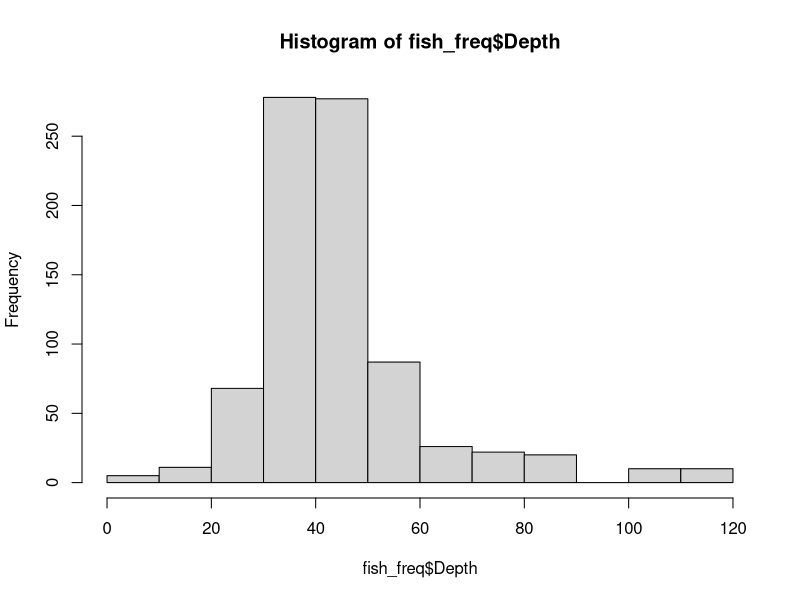
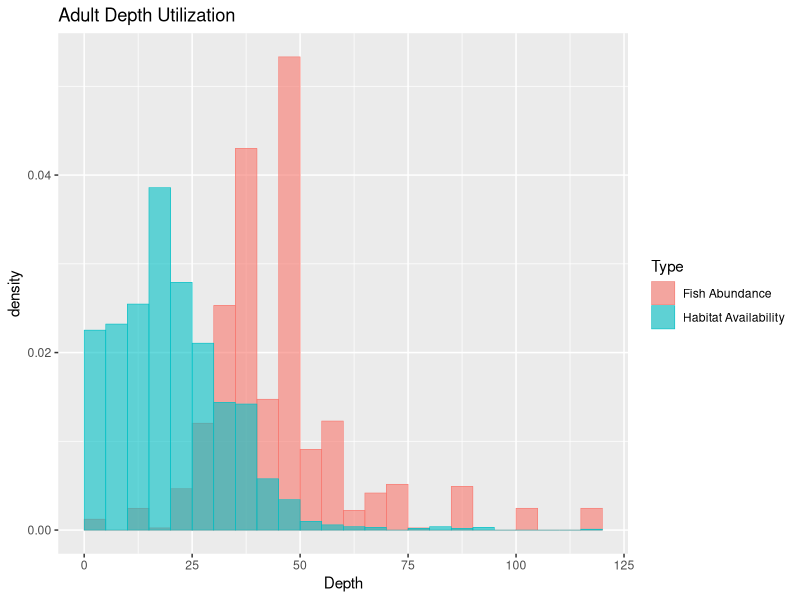
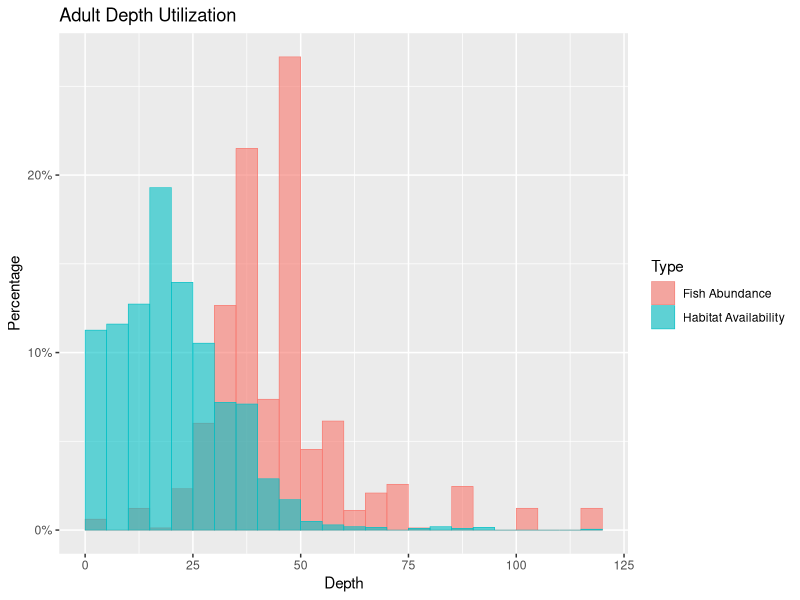
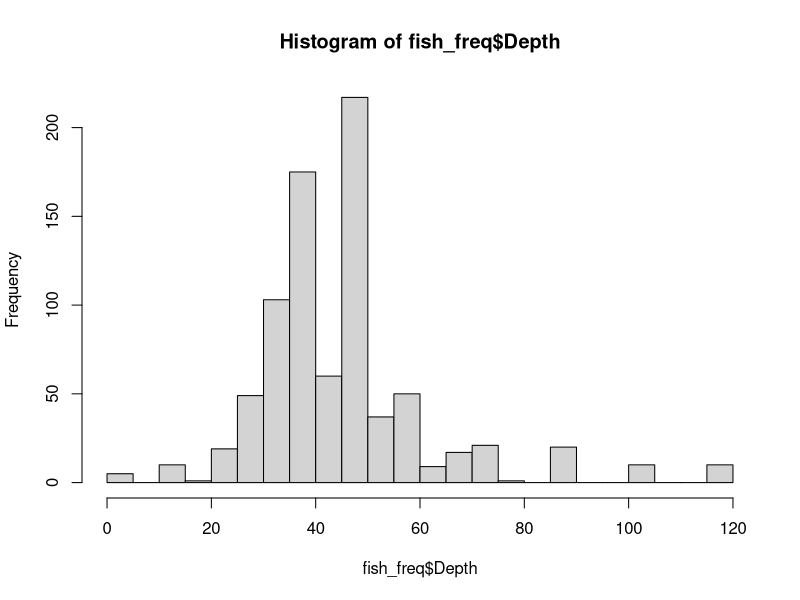
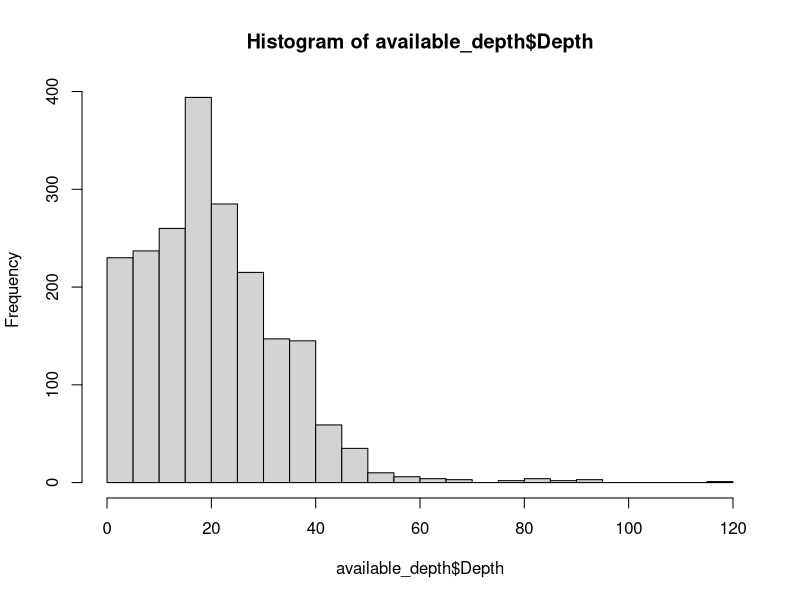
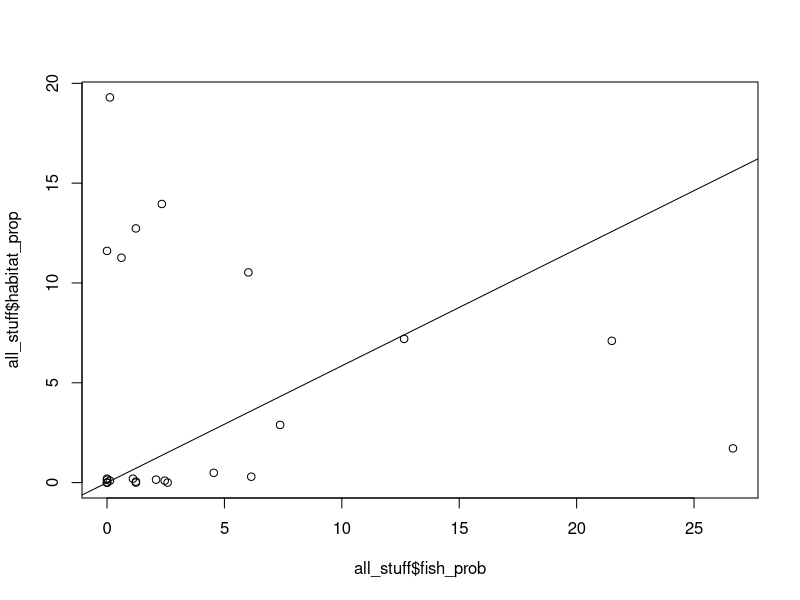
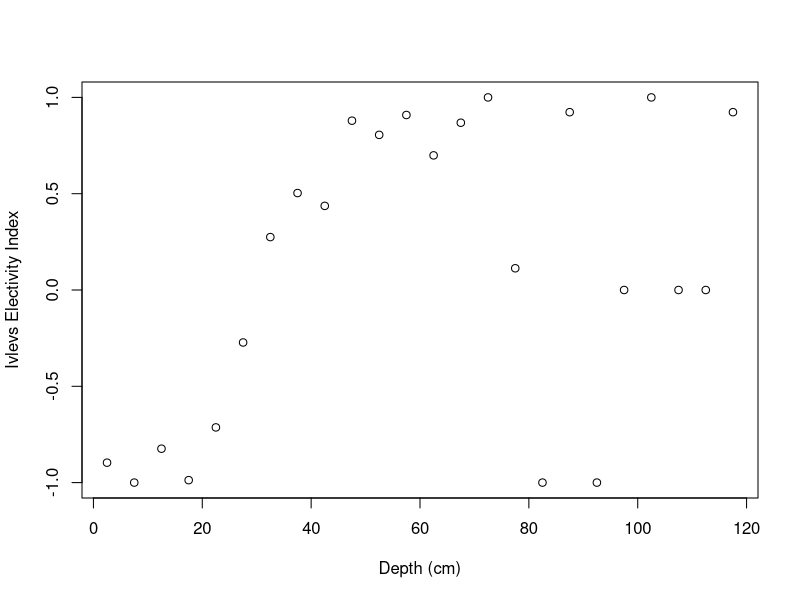
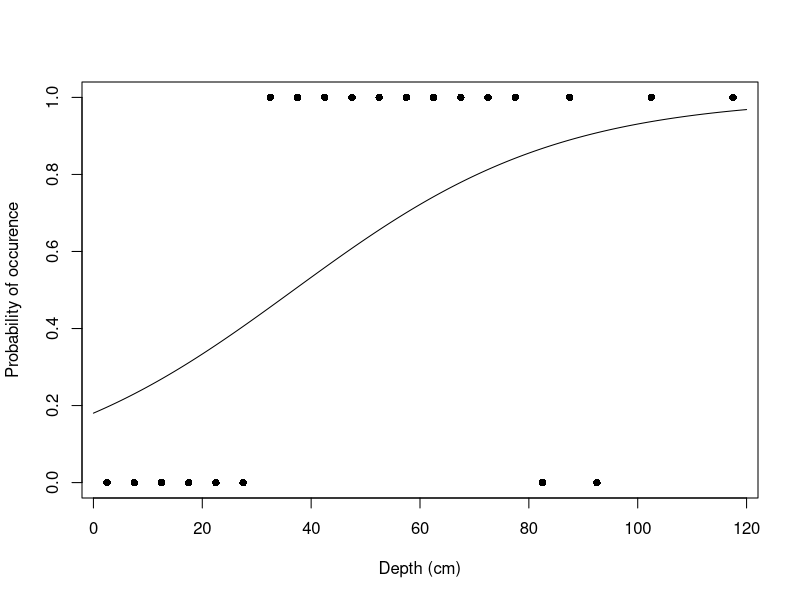

Source code (R) for these figures, in order:
### depth utilization

## use depth utilization data to produce response curve depth vs availability
## show how valuable the deeper depths are

# workflow
# get utilization data
# combine with abundance data
# get proportions
# find model to produce curve

## packages
library(tidyverse)
library(dplyr)
library(sm)

setwd("/Users/katieirving/Documents/git/flow_eco_mech")


## abundance data
ad_depth_con <- read.csv("output_data/05a_wulff_depth_2016_2016.csv")
# ad_depth_cat <- read.csv("output_data/05a_adult_depth_categorical.csv")

## habitat availability data - changed 1 value from 77 to 0.77 (2016 data)
av_2015 <- read.csv("input_data/SAR 2015 Microhabitat Availability.csv")
av_2016 <- read.csv("input_data/SAR 2016 Microhabitat Availability Data.csv")

## select depth and velocity rows
av_2015 <- av_2015 %>% select(Depth..cm., Vel..0.6..m.s) %>% 
  rename(Depth = Depth..cm., 
         Velocity = Vel..0.6..m.s)


av_2016 <- av_2016 %>% select(Depth..cm., Vel..0.6..m.s) %>% 
  rename(Depth = Depth..cm., 
         Velocity = Vel..0.6..m.s)

## combine years
available_habitat <- rbind(av_2015, av_2016)
available_habitat$Type <- "Habitat Availability"
# head(available_habitat)
## separate variables 
available_depth <- available_habitat[, c(1,3)]
## for some reason the habitat availability does not include 120cm, but if some fish were found there it has to be available
## am i missing something?
available_depth[2042,] <- c(as.numeric(as.character(120)), "Habitat Availability")
available_depth$Depth <- as.numeric(as.character(available_depth$Depth))
str(available_depth)

available_velocity <- available_habitat[, c(2,3)]
str(available_velocity)
sum(is.na(available_velocity))
available_velocity <- na.omit(available_velocity)
available_velocity$Velocity <- as.numeric(as.character(available_velocity$Velocity))

range(available_velocity$Velocity) ## some negative values???? change to 0? -0.18  1.72

# depth -------------------------------------------------------------------

## combine fish data with habitat data

head(available_depth)
head(ad_depth_con)

fish <- filter(ad_depth_con, Dataset == "Wulff")

fish_freq <- fish %>% 
  uncount(Abundance)

hist(fish_freq$Depth)
dim(fish_freq) ## 814
dim(available_depth) ## 2041

## histogram both together
names(fish_freq)
names(available_depth)
## combine both datasets
fish_freq$Type <- "Fish Abundance"
fish_freq <- fish_freq[c(2,5)]

dat <- rbind(available_depth, fish_freq)

## plot both histograms 
ggplot(dat, aes(Depth, fill=Type, colour=Type)) +
  geom_histogram(aes(y=..density..), breaks=seq(0,120,5), alpha=0.6, 
                 position="identity", lwd=0.2) +
  ggtitle("Adult Depth Utilization")

## plot y a=xis as percentage
library(scales) # For percent_format()

ggplot(dat, aes(Depth, fill=Type, colour=Type)) +
  geom_histogram(aes(y=2*(..density..)/sum(..density..)), breaks=seq(0,120,5), alpha=0.6, 
                 position="identity", lwd=0.2) +
  scale_y_continuous(labels=percent_format()) +
  ylab("Percentage") +
  ggtitle("Adult Depth Utilization")

## proportions
## use proportional info to make a model

## use habitat avilability as a boundary
## probability density of fish within that boundary

## first - scatter plot - depth fish, depth available
range(fish_freq$Depth)
range(available_depth$Depth)
dim(available_depth)


## get proportions and out into dataframe
f <- hist(fish_freq$Depth, breaks=30)
f$counts=(f$counts/sum(f$counts))*100
df <- as.data.frame(matrix(ncol=2, nrow=length(f$counts)))
df[,1] <- f$counts
df[,2] <- f$mids
fish_stuff <- df %>% 
  rename(proportion = V1,
         habitat_mid = V2)

h <- hist(available_depth$Depth, breaks=30)
h$counts=(h$counts/sum(h$counts))*100
df <- as.data.frame(matrix(ncol=2, nrow=length(h$counts)))
df[,1] <- h$counts
df[,2] <- h$mids
habitat_stuff <- df %>% 
  rename(proportion = V1,
         habitat_mid = V2)

all_stuff <- left_join(habitat_stuff, fish_stuff, by="habitat_mid") 
  
all_stuff <- rename(all_stuff, habitat_prop = proportion.x,
         fish_prob = proportion.y)
all_stuff

## replace NAs with zeros
all_stuff[is.na(all_stuff)]<- 0
all_stuff

plot(all_stuff$fish_prob,all_stuff$habitat_prop)
abline(coef = c(0,0.585))


# Ivlevs eletivity index (Jacobs 1974)

## Ei = (Ui - Ai)/(Ui + Ai)

# electivity value ranging from -1.0 (never used) to +1.0 (exclusively
# used), with 0.0 representing habitat used in proportion to its availability

ui <-all_stuff$fish_prob # proportion of fish 
ai <- all_stuff$habitat_prop # proportion of habitat      

a <- ui-ai
b <- ui + ai

ei <- a/b
ei

ei[is.na(ei)]<- 0

all_stuff$Ivlevs_index <- ei
all_stuff

plot(all_stuff$habitat_mid, all_stuff$Ivlevs_index, ylab="Ivlevs Electivity Index", xlab="Depth (cm)")

## use eletivity values and midpoints in a model


## turn into presence/absence based on ivlev values - 0.0 = habitat used in proportion
## zero ivlevs is where no depth or fish were measured. removed for model


all_stuff$Ivlevs00 <- ifelse(all_stuff$Ivlevs_index >=0.0, 1,0)
all_stuff$Ivlevs00

all_stuff <- subset(all_stuff, !Ivlevs_index == 0)
# which(all_stuff$Ivlevs_index==0)


## model glm
library(mgcv)
Ivlevs00_glm <- glm(Ivlevs00~habitat_mid, data=all_stuff,family=binomial(link = "logit"))
summary(Ivlevs00_glm) # p value 0.4

Ivlevs00_gam <- gam(Ivlevs00~s(habitat_mid), family=binomial, data=all_stuff)
summary(Ivlevs00_gam)
mean(summary(Ivlevs00_gam)$s.table[,4]) ## 0.6296681 , 0.02040539

xdepth  <- seq(0,120, 0.1)

AIC(Ivlevs00_gam,Ivlevs00_glm)

1-(Ivlevs00_glm$deviance/Ivlevs00_glm$null.deviance) ## 21.1%

ydepth <- predict(Ivlevs00_glm, list(habitat_mid = xdepth), type="response")
plot(all_stuff$habitat_mid, all_stuff$Ivlevs00, pch = 16, xlab = "Depth (cm)", ylab = "Probability of occurence")
lines(xdepth, ydepth) ## need to force through 0

1-(Ivlevs00_gam$deviance/Ivlevs00_gam$null.deviance) ## 79.6%

ydepth <- predict(Ivlevs00_gam, list(habitat_mid = xdepth), type="response")
plot(all_stuff$habitat_mid, all_stuff$Ivlevs00, pch = 16, xlab = "Depth (cm)", ylab = "Probability of occurence")
lines(xdepth, ydepth) ## need to force through 0

# testing thresholds ------------------------------------------------------


### - 0.5 almost never used (-1.0 = never used)
all_stuff$Ivlevs05 <- ifelse(all_stuff$Ivlevs_index >=-0.5, 1,0)
all_stuff$Ivlevs05

## model glm
Ivlevs05_glm <- glm(Ivlevs05~habitat_mid, data=all_stuff,family=binomial(link = "logit"))
summary(Ivlevs05_glm)

xdepth  <- seq(0,120, 0.1)

ydepth <- predict(Ivlevs05_glm, list(habitat_mid = xdepth), type="response")
plot(all_stuff$habitat_mid, all_stuff$Ivlevs05, pch = 16, xlab = "Depth (cm)", ylab = "Presence")
lines(xdepth, ydepth) ## need to force through 0

###  0.5 almost always used (1.0 = always used)
all_stuff$Ivlevsp05 <- ifelse(all_stuff$Ivlevs_index >=0.5, 1,0)
all_stuff$Ivlevsp05

## model glm
Ivlevsp05_glm <- glm(Ivlevsp05~habitat_mid, data=all_stuff,family=binomial(link = "logit"))
summary(Ivlevsp05_glm)

xdepth  <- seq(0,120, 0.1)

ydepth <- predict(Ivlevsp05_glm, list(habitat_mid = xdepth), type="response")
plot(all_stuff$habitat_mid, all_stuff$Ivlevsp05, pch = 16, xlab = "Depth (cm)", ylab = "Presence")
lines(xdepth, ydepth) ## need to force through 0



# Velocity ----------------------------------------------------------------

head(available_velocity) ## habitat data
ad_vel_con <- read.csv("output_data/05a_velocity_wulff_2015_2016_both_vels.csv") ## fish abundacne data
head(ad_vel_con)

# fish <- filter(ad_vel_con, Dataset == "Wulff")

fish <- ad_vel_con %>%
  select(Vel_0.6, Abundance, year) %>%
  rename(Velocity = Vel_0.6)

sum(is.na(fish)) ## 107
fish <- na.omit(fish)

fish_freq <- fish %>% 
  uncount(Abundance)

hist(fish_freq$Velocity)
dim(fish_freq) ## 517 - remove 2017
dim(available_velocity) ## 2036

## histogram both together

## combine both datasets
head(fish_freq)
fish_freq$Type <- "Fish Abundance"
fish_freq <- fish_freq[c(1,3)]

dat <- rbind(available_velocity, fish_freq)
range(dat$Velocity)

## plot both histograms 
ggplot(dat, aes(Velocity, fill=Type, colour=Type)) +
  geom_histogram(aes(y=..density..), breaks=seq(0,1.8,0.1), alpha=0.6, 
                 position="identity", lwd=0.2) +
  ggtitle("Adult Velocity Utilization")

## plot y a=xis as percentage
library(scales) # For percent_format()

ggplot(dat, aes(Velocity, fill=Type, colour=Type)) +
  geom_histogram(aes(y=2*(..density..)/sum(..density..)), breaks=seq(0,1.8,0.1), alpha=0.6, 
                 position="identity", lwd=0.2) +
  scale_y_continuous(labels=percent_format()) +
  ylab("Percentage") +
  ggtitle("Adult Velocity Utilization")

## proportions
## use proportional info to make a model

## use habitat avilability as a boundary
## probability density of fish within that boundary

## first - scatter plot - depth fish, depth available

## get proportions and out into dataframe
f <- hist(fish_freq$Velocity, breaks=30)
f$counts=(f$counts/sum(f$counts))*100
df <- as.data.frame(matrix(ncol=2, nrow=length(f$counts)))
df[,1] <- f$counts
df[,2] <- round(f$mids, digits=3)
fish_stuff <- df %>% 
  rename(proportion = V1,
         habitat_mid = V2)


h <- hist(available_velocity$Velocity, breaks=30)
h$counts=(h$counts/sum(h$counts))*100
df <- as.data.frame(matrix(ncol=2, nrow=length(h$counts)))
df[,1] <- h$counts
df[,2] <- round(h$mids, digits = 3)
habitat_stuff <- df %>% 
  rename(proportion = V1,
         habitat_mid = V2)


all_stuff <- full_join(habitat_stuff, fish_stuff, by="habitat_mid") 

all_stuff <- rename(all_stuff, habitat_prop = proportion.x,
                    fish_prob = proportion.y)

all_stuff
## replace NAs with zeros
all_stuff[is.na(all_stuff)]<- 0
all_stuff

plot(all_stuff$fish_prob,all_stuff$habitat_prop)
abline(coef = c(0,0.585))



# Ivlevs electivity index (Jacobs 1974, 1961)

## Ei = (Ui - Ai)/(Ui + Ai)

# electivity value ranging from -1.0 (never used) to +1.0 (exclusively
# used), with 0.0 representing habitat used in proportion to its availability

ui <-all_stuff$fish_prob # proportion of fish 
ai <- all_stuff$habitat_prop # proportion of habitat      

a <- ui-ai
b <- ui + ai

ei <- a/b
ei

ei[is.na(ei)]<- 0

all_stuff$Ivlevs_index <- ei
all_stuff

plot(all_stuff$habitat_mid, all_stuff$Ivlevs_index, ylab="Ivlevs Electivity Index", xlab="Velocity (m/s)")

## use electivity values and midpoints in a model

## turn into presence/absence based on ivlev values - 0.0 = habitat used in proportion

all_stuff$Ivlevs00 <- ifelse(all_stuff$Ivlevs_index >=0.0, 1,0)
all_stuff$Ivlevs00

all_stuff <- subset(all_stuff, !Ivlevs_index == 0)
# which(all_stuff$Ivlevs_index==0)

## model quadratic
library(mgcv)

# fit2<-lm(Freq~poly(Depth,2,raw=TRUE), data=freq_df)
Ivlevs00_lm <- lm(Ivlevs00~habitat_mid, data=all_stuff)
Ivlevs00_glm <- glm(Ivlevs00~habitat_mid, data=all_stuff,family=binomial(link = "logit"))
Ivlevs00_gam <- gam(Ivlevs00~s(habitat_mid), family=binomial, data=all_stuff)
Ivlevs00_quad <- lm(Ivlevs00 ~poly(habitat_mid, 2, raw=T), data=all_stuff)
summary(Ivlevs00_gam) ## most explained variance 44%
mean(summary(Ivlevs00_gam)$s.table[,4]) ## 0.02040539
summary(Ivlevs00_lm)
summary(Ivlevs00_quad)
summary(Ivlevs00_glm)

AIC(Ivlevs00_gam,Ivlevs00_quad)

1-(Ivlevs00_glm$deviance/Ivlevs00_glm$null.deviance) ## 17.1%
xvel  <- seq(0,2, 0.01)

yvel <- predict(Ivlevs00_gam, list(habitat_mid = xvel), type="response")
plot(all_stuff$habitat_mid, all_stuff$Ivlevs00, pch = 16, xlab = "Velocity (m/s)", ylab = "Probability of occurrence")
lines(xvel, yvel) ## need to force through 0

# yvel <- predict(Ivlevs00_lm, list(habitat_mid = xvel), type="response")
# plot(all_stuff$habitat_mid, all_stuff$Ivlevs00, pch = 16, xlab = "Velocity (m/s)", ylab = "Probability of occurrence")
# lines(xvel, yvel) ## need to force through 0
# 
# yvel <- predict(Ivlevs00_quad, list(habitat_mid = xvel), type="response")
# plot(all_stuff$habitat_mid, all_stuff$Ivlevs00, pch = 16, xlab = "Velocity (m/s)", ylab = "Probability of occurence")
# lines(xvel, yvel) ## need to force through 0
# 
# yvel <- predict(Ivlevs00_glm, list(habitat_mid = xvel), type="response")
# plot(all_stuff$habitat_mid, all_stuff$Ivlevs00, pch = 16, xlab = "Velocity (m/s)", ylab = "Probability of occurence")
# lines(xvel, yvel) ## need to force through 0
